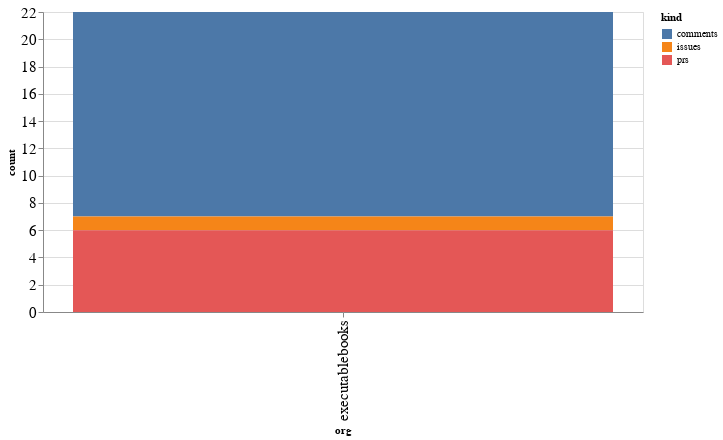

The code cell stored with this chart in its notebook:
### Code cell
alt.Chart(org_summaries, width=600).mark_bar().encode(
    x='org',
    y='count',
    color='kind',
    tooltip="org"
)

### Figure 1 — Vega-Lite specification as saved in the notebook (floating-point values rounded to 4 significant figures)
{"config": {"axisLeft": {"labelFontSize": 15}, "axisBottom": {"labelFontSize": 15}}, "data": {"name": "data-1e4762674cbd473eb85a5a2ff19c5952"}, "mark": "bar", "encoding": {"color": {"type": "nominal", "field": "kind"}, "tooltip": {"type": "nominal", "field": "org"}, "x": {"type": "nominal", "field": "org"}, "y": {"type": "quantitative", "field": "count"}}, "width": 600, "$schema": "https://vega.github.io/schema/vega-lite/v4.8.1.json", "datasets": {"data-1e4762674cbd473eb85a5a2ff19c5952": [{"org": "executablebooks", "kind": "comments", "count": 15}, {"org": "executablebooks", "kind": "issues", "count": 1}, {"org": "executablebooks", "kind": "prs", "count": 6}]}}
